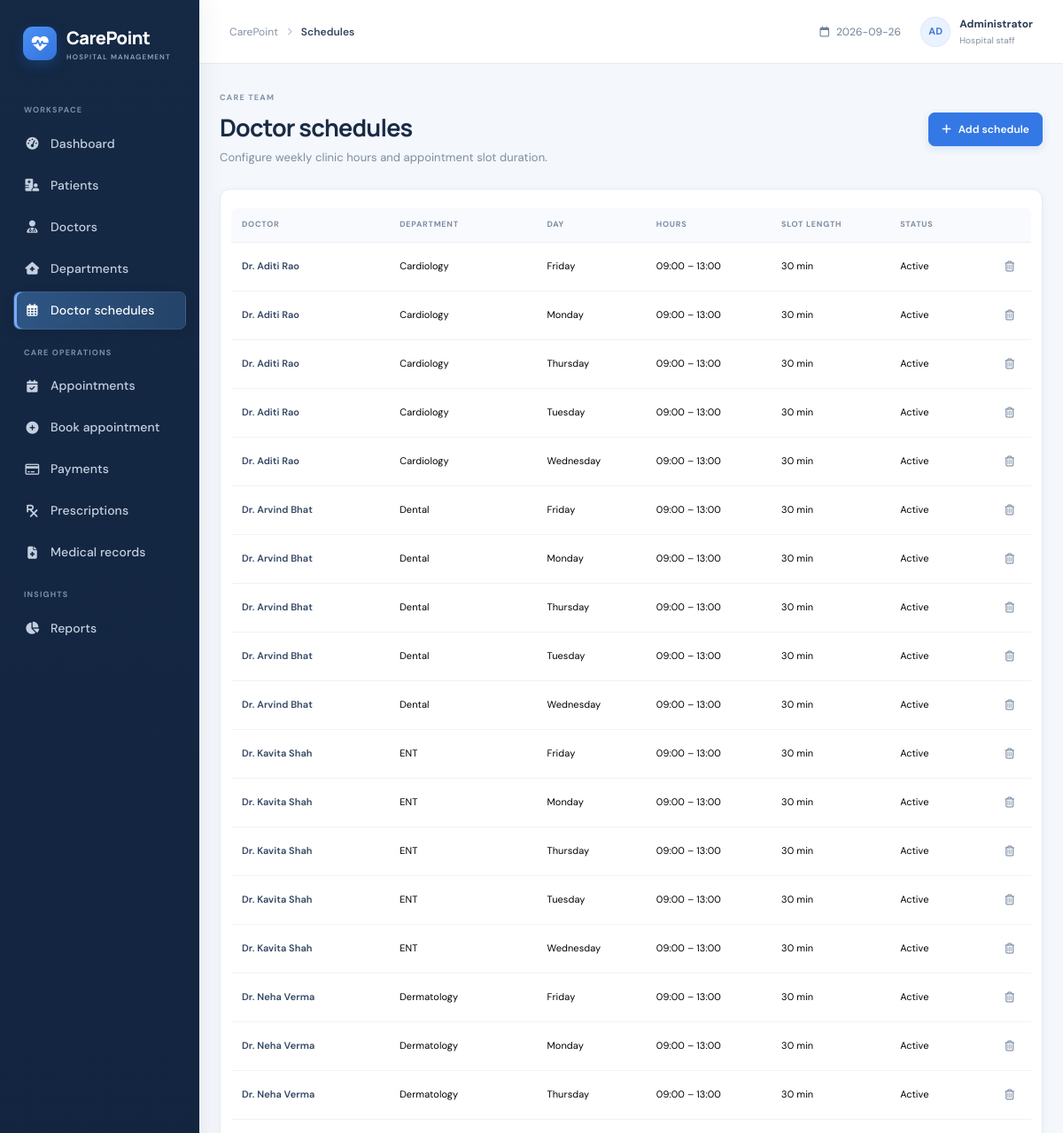
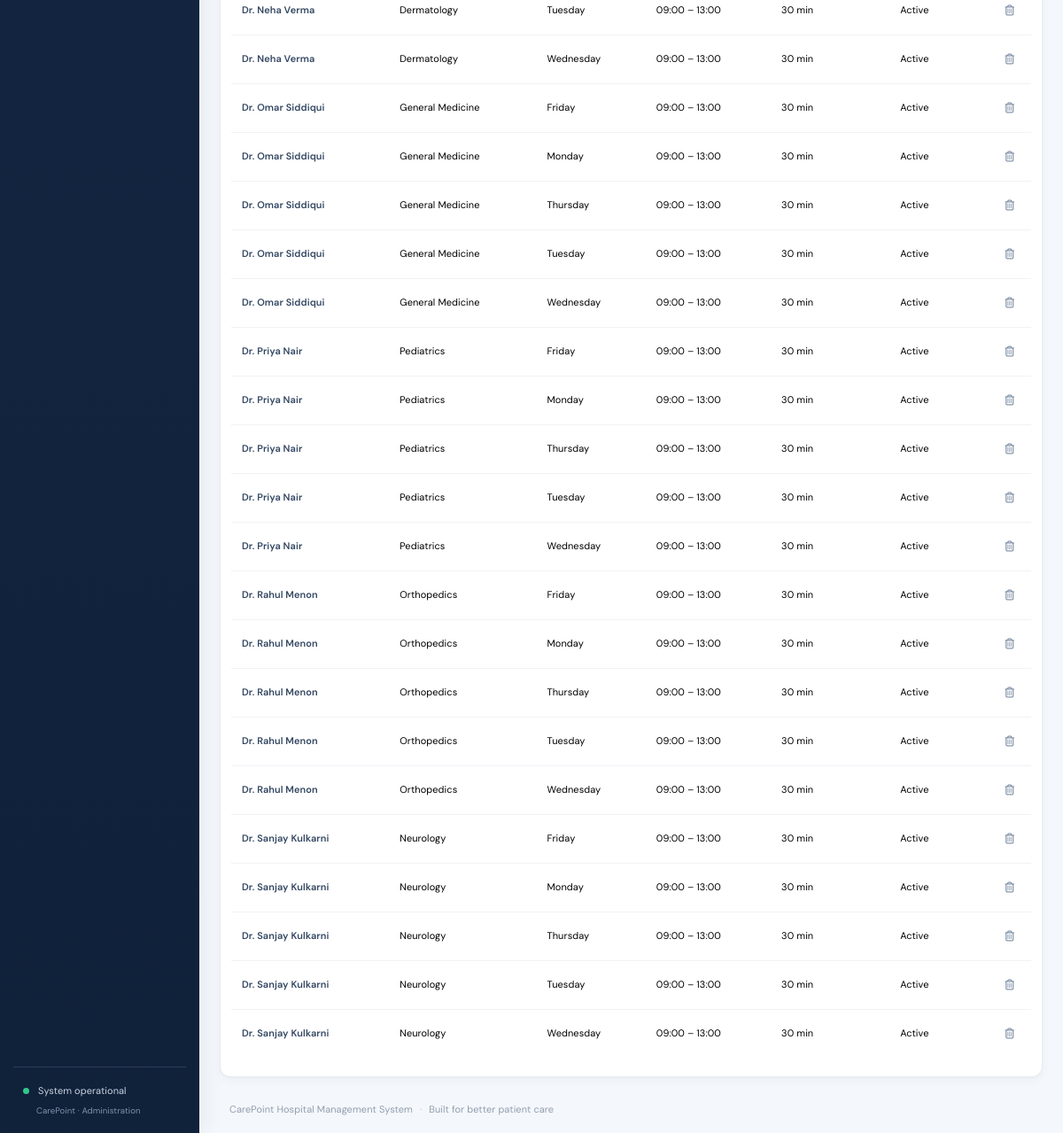
Page /schedules on the committed database (2 pictures, top to bottom).
### tables this page shows
CREATE TABLE doctor_schedules(schedule_id INTEGER PRIMARY KEY, doctor_id INTEGER NOT NULL REFERENCES doctors ON DELETE CASCADE, day_of_week TEXT NOT NULL, start_time TEXT NOT NULL, end_time TEXT NOT NULL, slot_duration INTEGER NOT NULL DEFAULT 30, status TEXT NOT NULL DEFAULT 'Active', UNIQUE(doctor_id,day_of_week,start_time));

CREATE TABLE doctors(doctor_id INTEGER PRIMARY KEY, doctor_code TEXT UNIQUE NOT NULL, full_name TEXT NOT NULL, specialization TEXT, department_id INTEGER NOT NULL REFERENCES departments ON DELETE RESTRICT, qualification TEXT, phone TEXT, email TEXT, consultation_fee REAL NOT NULL DEFAULT 0 CHECK(consultation_fee>=0), experience_years INTEGER DEFAULT 0, room_number TEXT, available_days TEXT DEFAULT '', status TEXT NOT NULL DEFAULT 'Active', created_at TEXT NOT NULL DEFAULT CURRENT_TIMESTAMP);

CREATE TABLE departments(department_id INTEGER PRIMARY KEY, department_name TEXT UNIQUE NOT NULL, description TEXT DEFAULT '', location TEXT DEFAULT '', status TEXT NOT NULL DEFAULT 'Active');

### app.py (the view)
@app.route('/schedules')
def schedules(): return render_template('schedules.html',schedules=rows('SELECT s.*,d.full_name doctor,dep.department_name FROM doctor_schedules s JOIN doctors d USING(doctor_id) JOIN departments dep USING(department_id) ORDER BY d.full_name,s.day_of_week'),doctors=rows("SELECT * FROM doctors WHERE status='Active' ORDER BY full_name"))

### app.py (called while the page is built)
def db():
    conn = sqlite3.connect(DB_PATH, factory=ClosingConnection)
    conn.row_factory = sqlite3.Row
    conn.execute('PRAGMA foreign_keys = ON')
    return conn

def rows(sql, args=()):
    with db() as con:
        return con.execute(sql, args).fetchall()

@app.context_processor
def global_context(): return {'today':date.today().isoformat(), 'statuses':STATUSES, 'days':DAYS}

    def __exit__(self, exc_type, exc, tb):
        try:
            return super().__exit__(exc_type, exc, tb)
        finally:
            self.close()

### templates/schedules.html
{% extends 'base.html' %}{% block title %}Doctor schedules{% endblock %}{% block page_name %}Schedules{% endblock %}{% block content %}<div class="page-heading"><div><div class="eyebrow">CARE TEAM</div><h1>Doctor schedules</h1><p>Configure weekly clinic hours and appointment slot duration.</p></div><a class="btn btn-primary" href="{{ url_for('add_schedule') }}"><i class="fa-solid fa-plus me-2"></i>Add schedule</a></div><section class="panel">{% if schedules %}<div class="table-responsive"><table class="table data-table"><thead><tr><th>DOCTOR</th><th>DEPARTMENT</th><th>DAY</th><th>HOURS</th><th>SLOT LENGTH</th><th>STATUS</th><th></th></tr></thead><tbody>{% for s in schedules %}<tr><td><strong>{{ s.doctor }}</strong></td><td>{{ s.department_name }}</td><td>{{ s.day_of_week }}</td><td>{{ s.start_time }} – {{ s.end_time }}</td><td>{{ s.slot_duration }} min</td><td>{{ s.status }}</td><td class="text-end"><form method="post" action="{{ url_for('delete_schedule',id=s.schedule_id) }}" data-confirm="Remove this schedule?"><button class="icon-action danger-action"><i class="fa-regular fa-trash-can"></i></button></form></td></tr>{% endfor %}</tbody></table></div>{% else %}<div class="empty-state">No schedule data.</div>{% endif %}</section>{% endblock %}

### static/css/style.css (style rules this page uses)
:root { --ink:#172b4d;--muted:#738198;--line:#e9edf3;--bg:#f5f7fb;--blue:#3978e8;--nav:#15263f;--mint:#16a88b }
* { box-sizing:border-box }
body { margin:0;background:var(--bg);color:#253750;font-family:'DM Sans',sans-serif;font-size:14px }
.page-heading { display:flex;align-items:center;justify-content:space-between;gap:20px;margin-bottom:24px }
.eyebrow { font-size:9px;letter-spacing:1.15px;font-weight:700;color:#8897aa;margin-bottom:7px }
.page-heading h1 { font:700 25px Manrope,sans-serif;letter-spacing:-.65px;color:var(--ink);margin:0 }
.page-heading p { margin:6px 0 0;color:#7c899c;font-size:13px }
.btn { border-radius:7px;font-size:12px;font-weight:600;padding:9px 14px }
.btn-primary { background:var(--blue);border-color:var(--blue);box-shadow:0 3px 8px #3978e82a }
.metric-card,.panel,.mini-metric { background:white;border:1px solid #ebeff4;border-radius:10px;box-shadow:0 2px 8px #17315a05 }
.panel { padding:19px 20px }
.data-table { font-size:11px;color:#495971;vertical-align:middle;margin:0 }
.data-table thead th { font-size:9px;letter-spacing:.6px;color:#9aa5b5;font-weight:700;border-bottom:1px solid #edf0f4;padding:10px 12px;white-space:nowrap }
.data-table tbody td { padding:12px;border-color:#f0f2f5 }
.data-table tbody tr:last-child td { border-bottom:0 }
.data-table strong { font-weight:600;color:#334762 }
.table-responsive { margin:0 -10px }
.icon-action { background:none;border:0;color:#7c8da4;padding:5px 7px;text-decoration:none;font-size:12px }

### static/css/polish.css (style rules this page uses)
:root { --ink: #192b45; --muted: #77869b; --line: #e6ebf2; --bg: #f4f7fb; --blue: #3478e5; --nav: #14243d; --mint: #149b82; }
body { background: #f4f7fb; color: #2c3e56; font-family: 'DM Sans', Inter, system-ui, sans-serif; letter-spacing: .005em; }
.page-heading { margin-bottom: 26px; }
.page-heading h1 { font-size: 27px; letter-spacing: -.8px; }
.page-heading p { font-size: 13px; color: #7e8ca0; }
.eyebrow { color: #8292a8; letter-spacing: 1.25px; }
.metric-card, .panel, .mini-metric { border-color: #e7ecf3; box-shadow: 0 3px 12px #1d35510a, 0 1px 2px #1d355106; }
.panel { border-radius: 12px; padding: 21px 22px; }
.data-table { color: #43556d; }
.data-table thead th { background: #f8fafd; border-bottom-color: #e9eef4; color: #7e8da2; font-size: 9px; letter-spacing: .75px; padding-top: 12px; padding-bottom: 12px; }
.data-table thead th:first-child { border-radius: 7px 0 0; }
.data-table thead th:last-child { border-radius: 0 7px 0 0; }
.data-table tbody tr { transition: background .14s ease; }
.data-table tbody td { padding-top: 13px; padding-bottom: 13px; }
.icon-action { border-radius: 6px; transition: background .15s ease, color .15s ease; }
.btn { min-height: 36px; transition: transform .15s ease, box-shadow .15s ease, background .15s ease; }
.btn-primary { background: #3478e5; border-color: #3478e5; }

### rows in the picture
doctor_schedules: doctor "Dr. Aditi Rao", department_name "Cardiology", day_of_week "Friday", start_time "09:00", end_time "13:00", slot_duration "30", status "Active"
doctor_schedules: doctor "Dr. Aditi Rao", department_name "Cardiology", day_of_week "Monday", start_time "09:00", end_time "13:00", slot_duration "30", status "Active"
doctor_schedules: doctor "Dr. Aditi Rao", department_name "Cardiology", day_of_week "Thursday", start_time "09:00", end_time "13:00", slot_duration "30", status "Active"
doctor_schedules: doctor "Dr. Aditi Rao", department_name "Cardiology", day_of_week "Tuesday", start_time "09:00", end_time "13:00", slot_duration "30", status "Active"
doctor_schedules: doctor "Dr. Aditi Rao", department_name "Cardiology", day_of_week "Wednesday", start_time "09:00", end_time "13:00", slot_duration "30", status "Active"
doctor_schedules: doctor "Dr. Arvind Bhat", department_name "Dental", day_of_week "Friday", start_time "09:00", end_time "13:00", slot_duration "30", status "Active"
doctor_schedules: doctor "Dr. Arvind Bhat", department_name "Dental", day_of_week "Monday", start_time "09:00", end_time "13:00", slot_duration "30", status "Active"
doctor_schedules: doctor "Dr. Arvind Bhat", department_name "Dental", day_of_week "Thursday", start_time "09:00", end_time "13:00", slot_duration "30", status "Active"
doctor_schedules: doctor "Dr. Arvind Bhat", department_name "Dental", day_of_week "Tuesday", start_time "09:00", end_time "13:00", slot_duration "30", status "Active"
doctor_schedules: doctor "Dr. Arvind Bhat", department_name "Dental", day_of_week "Wednesday", start_time "09:00", end_time "13:00", slot_duration "30", status "Active"
doctor_schedules: doctor "Dr. Kavita Shah", department_name "ENT", day_of_week "Friday", start_time "09:00", end_time "13:00", slot_duration "30", status "Active"
doctor_schedules: doctor "Dr. Kavita Shah", department_name "ENT", day_of_week "Monday", start_time "09:00", end_time "13:00", slot_duration "30", status "Active"
doctor_schedules: doctor "Dr. Kavita Shah", department_name "ENT", day_of_week "Thursday", start_time "09:00", end_time "13:00", slot_duration "30", status "Active"
doctor_schedules: doctor "Dr. Kavita Shah", department_name "ENT", day_of_week "Tuesday", start_time "09:00", end_time "13:00", slot_duration "30", status "Active"
doctor_schedules: doctor "Dr. Kavita Shah", department_name "ENT", day_of_week "Wednesday", start_time "09:00", end_time "13:00", slot_duration "30", status "Active"
doctor_schedules: doctor "Dr. Neha Verma", department_name "Dermatology", day_of_week "Friday", start_time "09:00", end_time "13:00", slot_duration "30", status "Active"
doctor_schedules: doctor "Dr. Neha Verma", department_name "Dermatology", day_of_week "Monday", start_time "09:00", end_time "13:00", slot_duration "30", status "Active"
doctor_schedules: doctor "Dr. Neha Verma", department_name "Dermatology", day_of_week "Thursday", start_time "09:00", end_time "13:00", slot_duration "30", status "Active"
doctor_schedules: doctor "Dr. Neha Verma", department_name "Dermatology", day_of_week "Tuesday", start_time "09:00", end_time "13:00", slot_duration "30", status "Active"
doctor_schedules: doctor "Dr. Neha Verma", department_name "Dermatology", day_of_week "Wednesday", start_time "09:00", end_time "13:00", slot_duration "30", status "Active"
doctor_schedules: doctor "Dr. Omar Siddiqui", department_name "General Medicine", day_of_week "Friday", start_time "09:00", end_time "13:00", slot_duration "30", status "Active"
doctor_schedules: doctor "Dr. Omar Siddiqui", department_name "General Medicine", day_of_week "Monday", start_time "09:00", end_time "13:00", slot_duration "30", status "Active"
doctor_schedules: doctor "Dr. Omar Siddiqui", department_name "General Medicine", day_of_week "Thursday", start_time "09:00", end_time "13:00", slot_duration "30", status "Active"
doctor_schedules: doctor "Dr. Omar Siddiqui", department_name "General Medicine", day_of_week "Tuesday", start_time "09:00", end_time "13:00", slot_duration "30", status "Active"
doctor_schedules: doctor "Dr. Omar Siddiqui", department_name "General Medicine", day_of_week "Wednesday", start_time "09:00", end_time "13:00", slot_duration "30", status "Active"
doctor_schedules: doctor "Dr. Priya Nair", department_name "Pediatrics", day_of_week "Friday", start_time "09:00", end_time "13:00", slot_duration "30", status "Active"
doctor_schedules: doctor "Dr. Priya Nair", department_name "Pediatrics", day_of_week "Monday", start_time "09:00", end_time "13:00", slot_duration "30", status "Active"
doctor_schedules: doctor "Dr. Priya Nair", department_name "Pediatrics", day_of_week "Thursday", start_time "09:00", end_time "13:00", slot_duration "30", status "Active"
doctor_schedules: doctor "Dr. Priya Nair", department_name "Pediatrics", day_of_week "Tuesday", start_time "09:00", end_time "13:00", slot_duration "30", status "Active"
doctor_schedules: doctor "Dr. Priya Nair", department_name "Pediatrics", day_of_week "Wednesday", start_time "09:00", end_time "13:00", slot_duration "30", status "Active"
doctor_schedules: doctor "Dr. Rahul Menon", department_name "Orthopedics", day_of_week "Friday", start_time "09:00", end_time "13:00", slot_duration "30", status "Active"
doctor_schedules: doctor "Dr. Rahul Menon", department_name "Orthopedics", day_of_week "Monday", start_time "09:00", end_time "13:00", slot_duration "30", status "Active"
doctor_schedules: doctor "Dr. Rahul Menon", department_name "Orthopedics", day_of_week "Thursday", start_time "09:00", end_time "13:00", slot_duration "30", status "Active"
doctor_schedules: doctor "Dr. Rahul Menon", department_name "Orthopedics", day_of_week "Tuesday", start_time "09:00", end_time "13:00", slot_duration "30", status "Active"
doctor_schedules: doctor "Dr. Rahul Menon", department_name "Orthopedics", day_of_week "Wednesday", start_time "09:00", end_time "13:00", slot_duration "30", status "Active"
doctor_schedules: doctor "Dr. Sanjay Kulkarni", department_name "Neurology", day_of_week "Friday", start_time "09:00", end_time "13:00", slot_duration "30", status "Active"
doctor_schedules: doctor "Dr. Sanjay Kulkarni", department_name "Neurology", day_of_week "Monday", start_time "09:00", end_time "13:00", slot_duration "30", status "Active"
doctor_schedules: doctor "Dr. Sanjay Kulkarni", department_name "Neurology", day_of_week "Thursday", start_time "09:00", end_time "13:00", slot_duration "30", status "Active"
doctor_schedules: doctor "Dr. Sanjay Kulkarni", department_name "Neurology", day_of_week "Tuesday", start_time "09:00", end_time "13:00", slot_duration "30", status "Active"
doctor_schedules: doctor "Dr. Sanjay Kulkarni", department_name "Neurology", day_of_week "Wednesday", start_time "09:00", end_time "13:00", slot_duration "30", status "Active"
